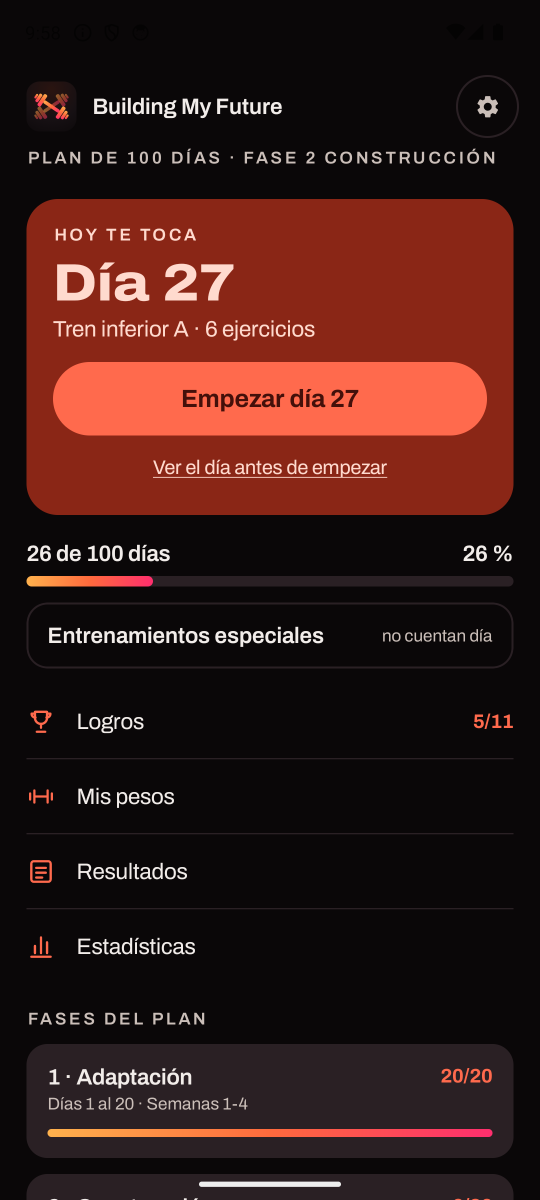
#> input picture play/capturas/01-portada.png, 1080 x 2400 px (shown at 1/2 size)
$ python generar_capturas_play.py
#> lines starting #> are read from the running program, lines starting #| are printed output that depends on the picture; after the words box and inside, x2 and y2 are one past the last pixel; in counts of white or black regions, pixels touching at a corner belong together
# -*- coding: utf-8 -*-
"""
Monta las capturas de la ficha de Play a partir de las capturas crudas del móvil.

Por qué existe esto y no se suben las capturas tal cual:

1. **Ratio.** Play no admite capturas con una relación mayor de 2:1, y el móvil las hace
   1080x2400, que es 2,22:1. Las de antes eran directamente inválidas. Aquí salen 1080x1920.
2. **Se ven a 200 px de alto.** En el listado, la captura de un móvil entero es una mancha:
   no se lee ni un titular. Lo que se lee es el texto que se pone encima, y eso es lo único
   que decide si alguien sigue mirando.

Cada captura lleva un titular que dice **lo que se ve en esa pantalla**, no una promesa
genérica. La cifra de la cuarta es la que sale en la propia imagen.

    python scripts/generar_capturas_play.py

Lee de `play/capturas/` y escribe en `play/capturas-ficha/`.
"""

from __future__ import annotations

import os
import sys

from PIL import Image, ImageDraw, ImageFont

RAIZ = os.path.dirname(os.path.dirname(os.path.abspath(__file__)))
ORIGEN = os.path.join(RAIZ, "play", "capturas")
DESTINO = os.path.join(RAIZ, "play", "capturas-ficha")
FUENTE = os.path.join(RAIZ, "app", "src", "main", "res", "font", "archivo_variable.ttf")

ANCHO, ALTO = 1080, 1920

# La misma paleta de la app (ui/theme/Color.kt), no uno parecido.
FONDO = (10, 7, 8)
TITULO = (255, 255, 255)
SUBTITULO = (176, 164, 158)
AMBAR = (255, 178, 77)
NARANJA = (255, 106, 61)
MAGENTA = (255, 46, 110)

MARGEN = 76

# (archivo, titular, apoyo). El titular describe ESA pantalla: si algo no se ve en la
# imagen, no se escribe.
CAPTURAS = [
    (
        "01-portada.png",
        "Abres y ya sabes\nqué toca hoy",
        "El día que te toca, empezado de un toque.",
    ),
    (
        "02-serie.png",
        "Te dice cuándo\ncambiar el peso",
        "«Llevas 3 sesiones sin pasar de aquí»: y te explica por qué bajar.",
    ),
    (
        "03-descanso.png",
        "El descanso\ncorre solo",
        "Marcas qué tal ha ido y dejas puesto el peso de la siguiente.",
    ),
    (
        "04-stats.png",
        "152.322 kg\nen 26 días",
        "Rachas, récords y las horas que llevas de verdad.",
    ),
    (
        "05-musculos.png",
        "Qué músculo se ha\nllevado la semana",
        "El mapa que avisa de lo que llevas tiempo sin tocar.",
    ),
    (
        "06-dia.png",
        "El día, ejercicio\na ejercicio",
        "Con la máquina de cada uno y cómo se hace.",
    ),
]


def fuente(tam: int, peso: int) -> ImageFont.FreeTypeFont:
    """Archivo variable en el peso que se pida, con respaldo si PIL no sabe variarla."""
    f = ImageFont.truetype(FUENTE, tam)
    try:
        f.set_variation_by_axes([peso, 100.0])
    except Exception:
        pass
    return f


def barra_de_marca(img: Image.Image) -> None:
    """El degradado de la app (ámbar → naranja → magenta) como firma superior."""
    d = ImageDraw.Draw(img)
    alto = 10
    for x in range(ANCHO):
        t = x / (ANCHO - 1)
        if t < 0.5:
            u = t * 2
            c = tuple(int(AMBAR[i] + (NARANJA[i] - AMBAR[i]) * u) for i in range(3))
        else:
            u = (t - 0.5) * 2
            c = tuple(int(NARANJA[i] + (MAGENTA[i] - NARANJA[i]) * u) for i in range(3))
        d.line([(x, 0), (x, alto)], fill=c)


def redondea(img: Image.Image, radio: int) -> Image.Image:
    mascara = Image.new("L", img.size, 0)
    ImageDraw.Draw(mascara).rounded_rectangle([0, 0, img.width - 1, img.height - 1], radio, fill=255)
    fuera = Image.new("RGBA", img.size, (0, 0, 0, 0))
    fuera.paste(img, (0, 0), mascara)
    return fuera


def compone(nombre: str, titular: str, apoyo: str) -> Image.Image:
#> called with nombre = '01-portada.png'
    lienzo = Image.new("RGB", (ANCHO, ALTO), FONDO)
    barra_de_marca(lienzo)
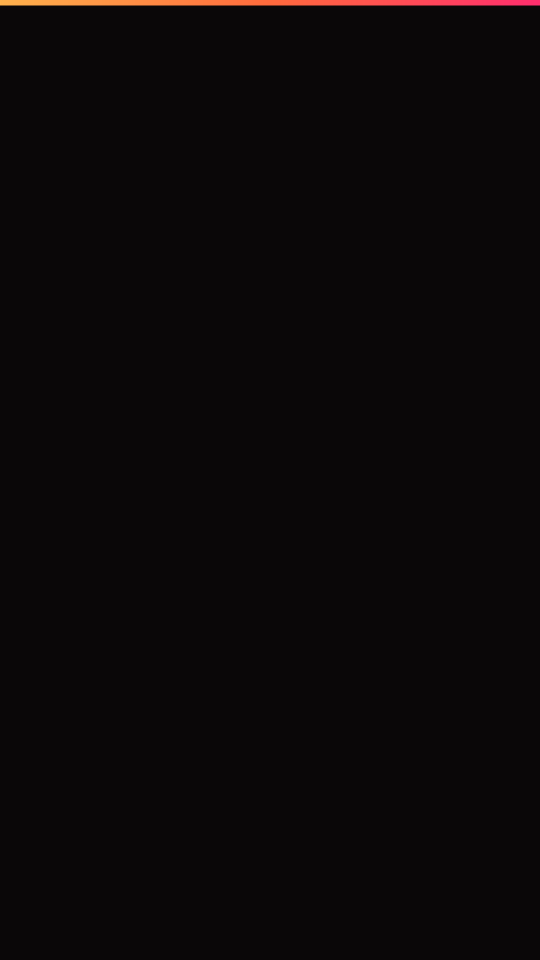
#> lienzo: PIL image 1080x1920 RGB (shown at 1/2 size); mean R, G, B 11.4, 7.6, 8.4
    d = ImageDraw.Draw(lienzo)

    f_tit = fuente(84, 700)
    f_sub = fuente(38, 400)

    y = 132
    for linea in titular.split("\n"):
        d.text((MARGEN, y), linea, font=f_tit, fill=TITULO)
        y += 96
#> after the loop, y = 324

    y += 18
#> y = 342
    # El apoyo se parte a mano: son frases cortas y así no depende de textwrap.
    palabras = apoyo.split()
    linea, lineas = "", []
    for p in palabras:
        prueba = (linea + " " + p).strip()
        if d.textlength(prueba, font=f_sub) > ANCHO - 2 * MARGEN:
            lineas.append(linea)
            linea = p
        else:
            linea = prueba
#> after the loop, lineas = []
    lineas.append(linea)
    for l in lineas:
        d.text((MARGEN, y), l, font=f_sub, fill=SUBTITULO)
        y += 52
#> this loop made 1 pass
#> y on pass 1: 394
#> after the loop, y = 394

    # La captura entra por abajo y se sale del lienzo a propósito: se ve que es un móvil
    # sin gastar media imagen en enseñar el marco entero.
    cruda = Image.open(os.path.join(ORIGEN, nombre)).convert("RGB")
    ancho_movil = 780
    alto_movil = int(cruda.height * ancho_movil / cruda.width)
#> alto_movil = 1733
    movil = cruda.resize((ancho_movil, alto_movil), Image.LANCZOS)
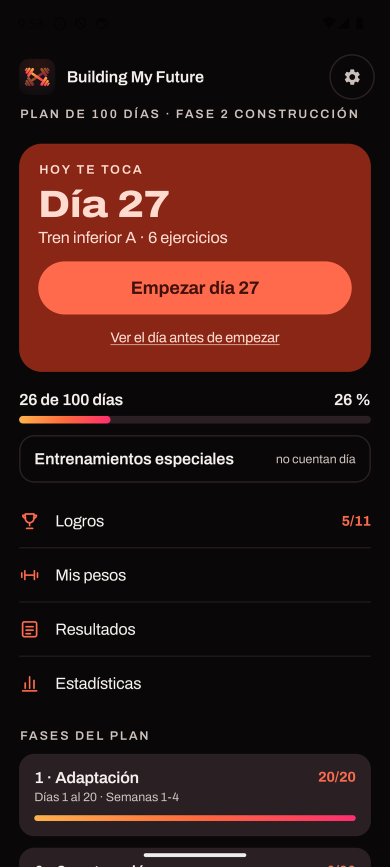
#> movil: PIL image 780x1733 RGB (shown at 1/2 size); mean R, G, B 56.4, 26.8, 23.1
    movil = redondea(movil, 36)
#> in redondea, `mascara = Image.new("L", img.size, 0)`: mascara: PIL image 780x1733 L; every value is 0
#> in redondea, `ImageDraw.Draw(mascara).rounded_rectangle([0, 0, img.width - 1, img.he..`:
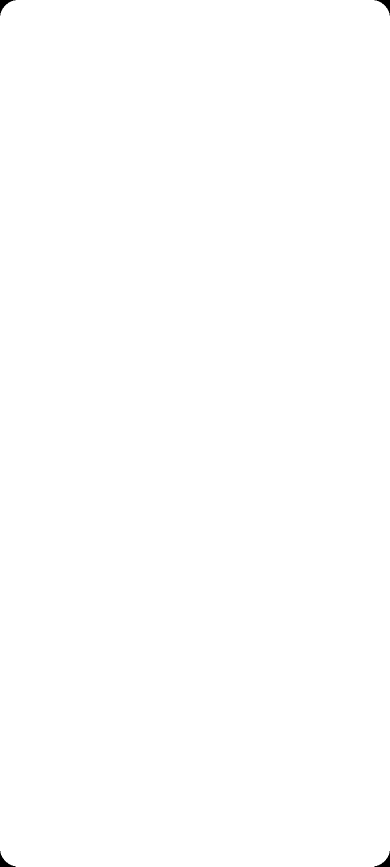
#> mascara: PIL image 780x1733 L (shown at 1/2 size); 99.9% white; 4 black regions, box (x1, y1, x2, y2) and area: (0, 0, 31, 31) 287, (749, 0, 780, 31) 287, (0, 1702, 31, 1733) 287, (749, 1702, 780, 1733) 287
#> in redondea, `fuera = Image.new("RGBA", img.size, (0, 0, 0, 0))`: fuera: PIL image 780x1733 RGBA; every value is 0

    arriba = max(y + 60, 560)
#> arriba = 560
    x = (ANCHO - ancho_movil) // 2
    lienzo.paste(movil, (x, arriba), movil)
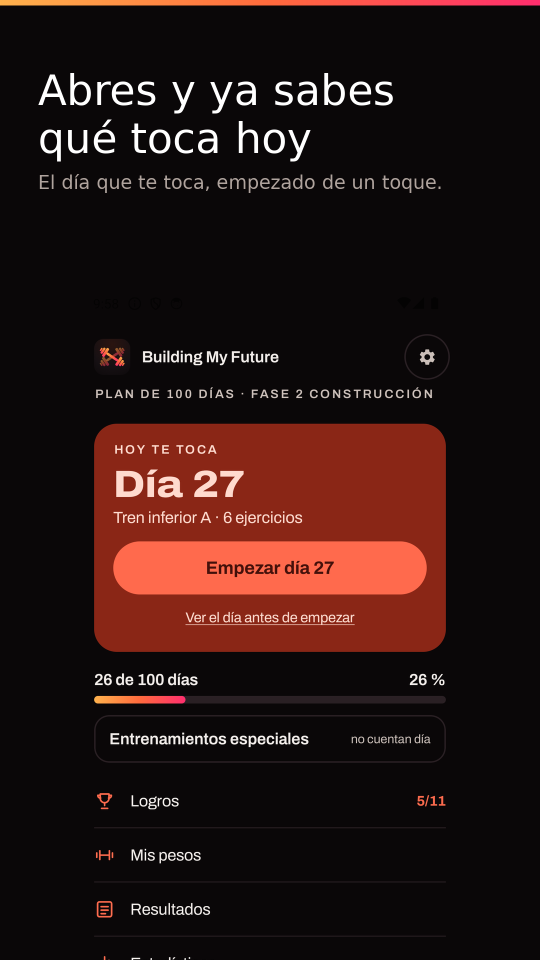
#> lienzo: PIL image 1080x1920 RGB (shown at 1/2 size); mean R, G, B 40.8, 20.6, 18.3

    # Un filo claro para que el negro de la captura no se funda con el negro del fondo.
    visible = ALTO - arriba
#> visible = 1360
    ImageDraw.Draw(lienzo).rounded_rectangle(
        [x, arriba, x + ancho_movil - 1, arriba + min(alto_movil, visible + 40) - 1],
        36,
        outline=(58, 46, 42),
        width=2,
    )
    return lienzo


def main() -> int:
    if not os.path.isdir(ORIGEN):
        print("No encuentro %s" % ORIGEN)
        return 1
    os.makedirs(DESTINO, exist_ok=True)
    for nombre, titular, apoyo in CAPTURAS:
        if not os.path.exists(os.path.join(ORIGEN, nombre)):
            print("  falta %s, la salto" % nombre)
            continue
        salida = os.path.join(DESTINO, nombre)
        compone(nombre, titular, apoyo).save(salida)
        print("  %s  %dx%d" % (nombre, ANCHO, ALTO))
#> pass 2 of the loop in main, `for nombre, titular, apoyo in CAPTURAS:`:
#> after the loop in compone (call 2), `for linea in titular.split("\n"):`: y = 324
#> in compone (call 2), `y += 18`: y = 342
#> after the loop in compone (call 2), `for p in palabras:`: lineas = 1 item
#> the loop in compone (call 2), `for l in lineas:` made 2 passes
#> after the loop in compone (call 2), `for l in lineas:`: y = 446
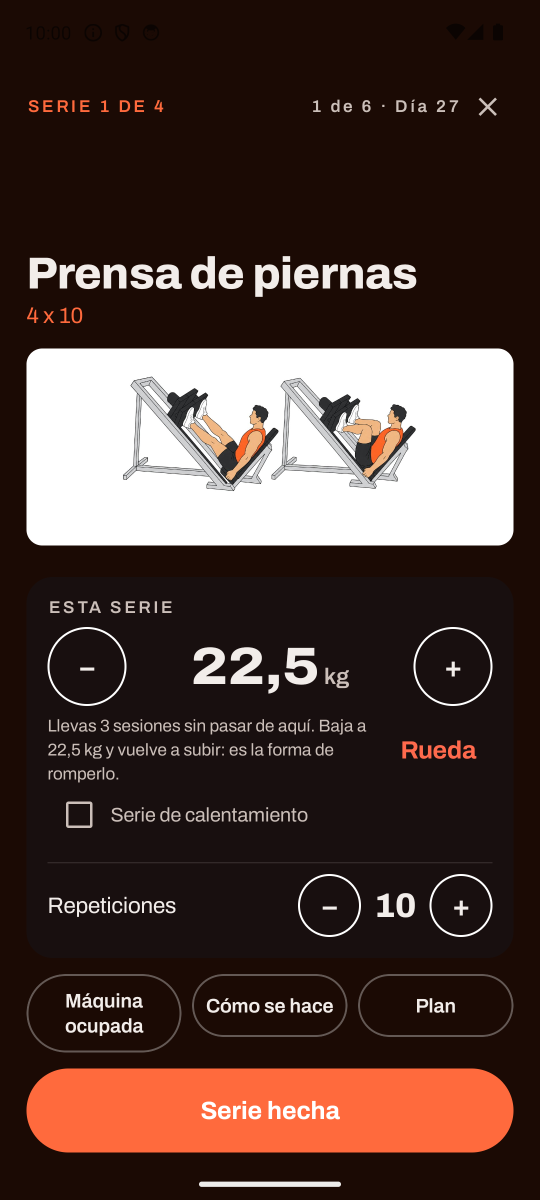
#> input picture play/capturas/02-serie.png, 1080 x 2400 px (shown at 1/2 size)
#> in compone (call 2), `movil = cruda.resize((ancho_movil, alto_movil), Image.LANCZOS)`:
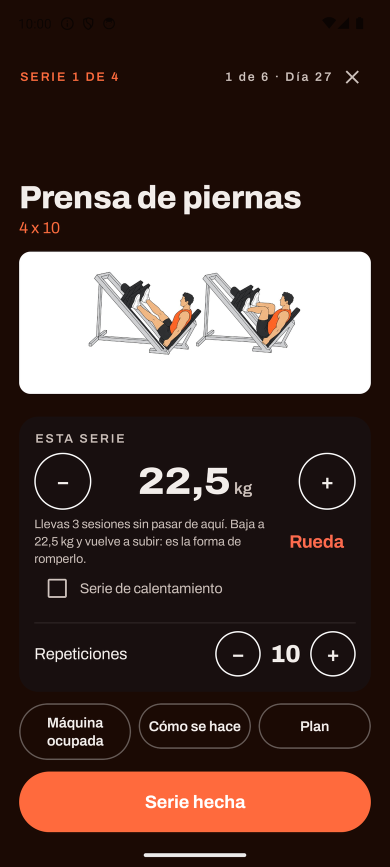
#> movil: PIL image 780x1733 RGB (shown at 1/2 size); mean R, G, B 78.2, 57.8, 51.8
#> in compone (call 2), `lienzo.paste(movil, (x, arriba), movil)`:
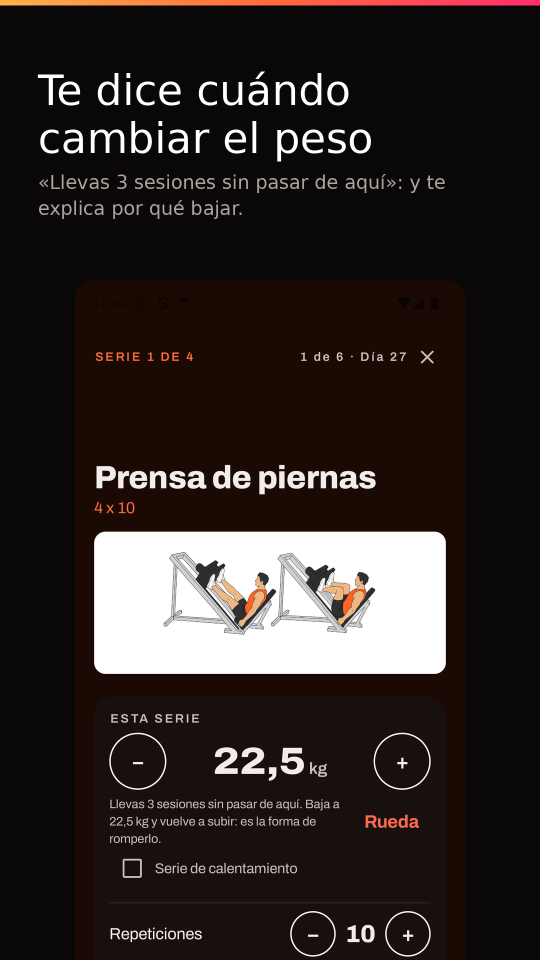
#> lienzo: PIL image 1080x1920 RGB (shown at 1/2 size); mean R, G, B 46.9, 38.7, 37.3
#> pass 3 of the loop in main, `for nombre, titular, apoyo in CAPTURAS:`:
#> after the loop in compone (call 3), `for linea in titular.split("\n"):`: y = 324
#> in compone (call 3), `y += 18`: y = 342
#> the loop in compone (call 3), `for l in lineas:` made 2 passes
#> after the loop in compone (call 3), `for l in lineas:`: y = 446
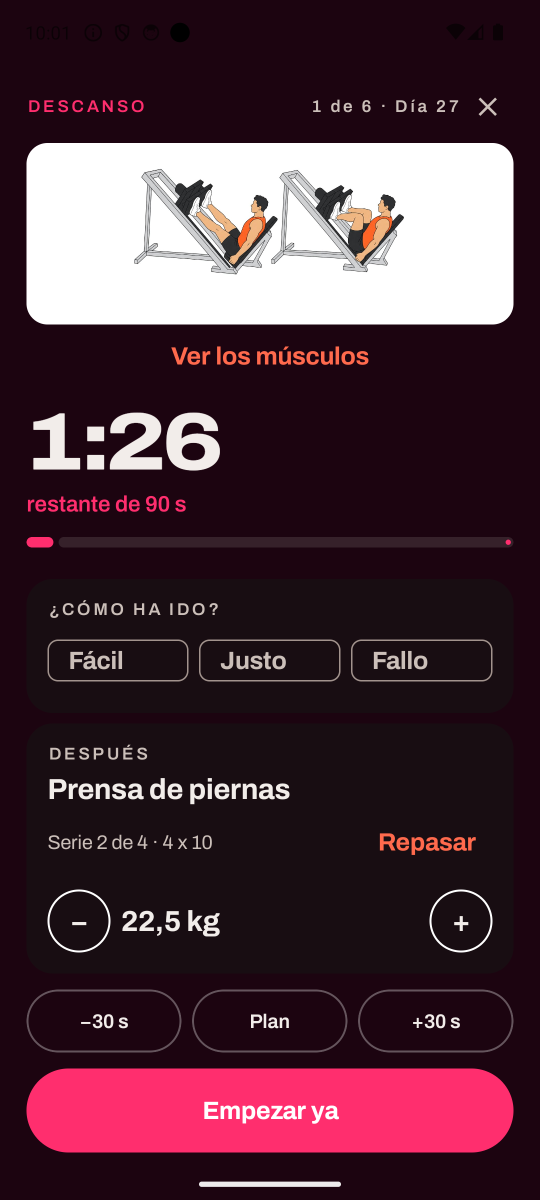
#> input picture play/capturas/03-descanso.png, 1080 x 2400 px (shown at 1/2 size)
#> in compone (call 3), `movil = cruda.resize((ancho_movil, alto_movil), Image.LANCZOS)`:
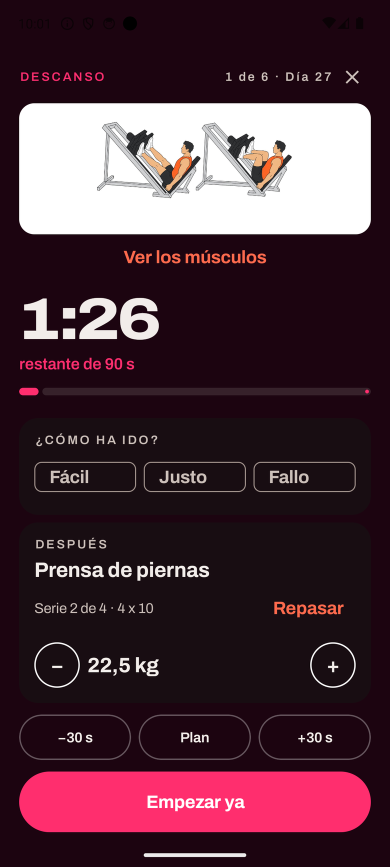
#> movil: PIL image 780x1733 RGB (shown at 1/2 size); mean R, G, B 76.4, 47.6, 58.5
#> in compone (call 3), `lienzo.paste(movil, (x, arriba), movil)`:
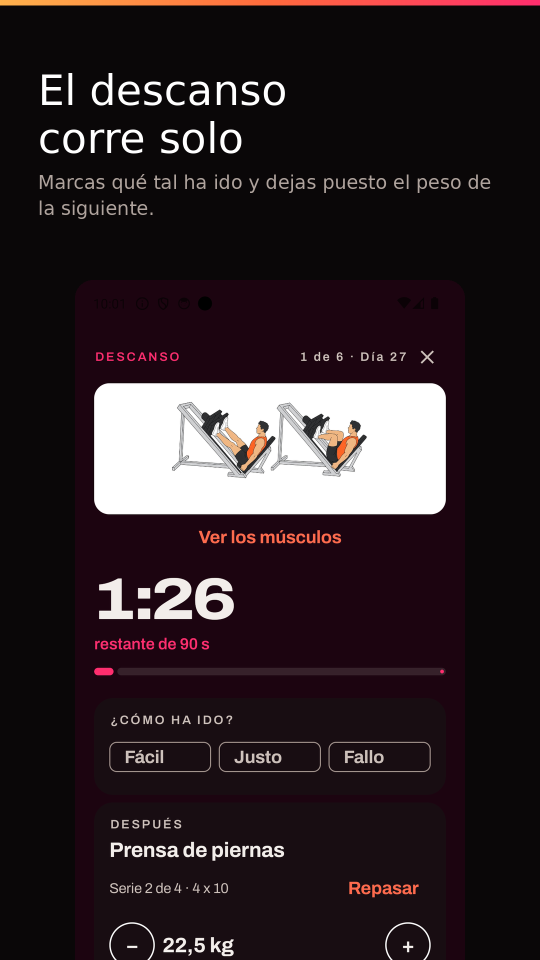
#> lienzo: PIL image 1080x1920 RGB (shown at 1/2 size); mean R, G, B 45.1, 34.3, 38.1
#> the loop made 6 passes; the first 3 are shown
    print("Listas en %s" % DESTINO)
    return 0


if __name__ == "__main__":
    sys.exit(main())
#> (the program exits here)
